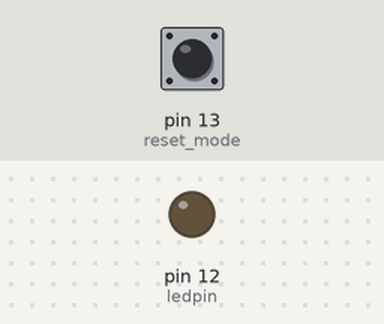
The sketch below on a simulated Arduino Uno, built for the host (arithmetic inside an expression is 32-bit, double 64-bit). Shown: output pins drawn as LEDs (lit = HIGH). The test bench sets the inputs (shaded band); at power-on: pin 13 (reset_mode) LOW. EEPROM starts erased; what the sketch prints to the serial monitor is not drawn.

Above: at 11.3 s.
11.4 s: pin 13 (reset_mode) pulled HIGH for 1.1 s
At 13.6 s:
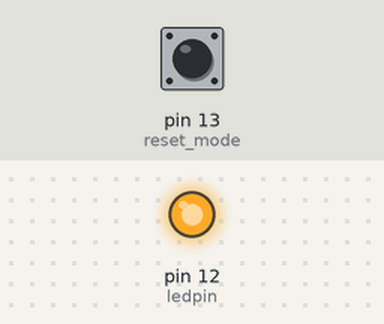
Timing chart, 0 to 15.1 s (numbered marks = the images above; inputs shaded):
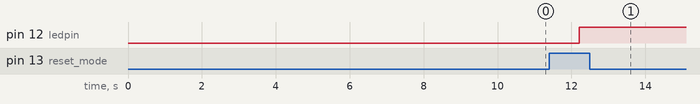

The sketch:

Eprom_writer.ino
```cpp
#include <EEPROM.h>

int reset_mode = 13;
int ledpin = 12;

int addr = 1;

void setup()
{

  pinMode(ledpin, OUTPUT);
  pinMode(reset_mode, INPUT);
  Serial.begin(115200);
  EEPROM.begin(512);  //Initialize EEPROM

  // write to EEPROM.
  /* EEPROM.write(addr, '0');
    addr++;                      //Increment address
    EEPROM.write(addr, '1');
    addr++;                      //Increment address
    //EEPROM.write(addr, 'C');

    //Write string to eeprom
    /*String sample = "testing eeprom";
     for(int i=0;i<sample.length();i++)
     {
     EEPROM.write(0x0F+i, sample[i]); //Write one by one with starting address of 0x0F
     }*/
  delay(5000);
  int temp = digitalRead(reset_mode);
  if (temp == 1) {
    EEPROM.write(addr, '1');
    delay(100);
    digitalWrite(ledpin, HIGH);
    Serial.println("\n SETIING TO NORMAL MODE");


  }
  delay(5000);
  BootMode();

  EEPROM.commit();
  //Store data to EEPROM


}

void BootMode() {
  char boot_mode = '1';
  boot_mode = (EEPROM.read(addr));  //Read from address 0x00
  delay(100);
  Serial.print("Test :");
  Serial.print(boot_mode);


  if (boot_mode == '0') {
    Serial.println("\nBoot in Reset Mode");
  }

  else {


    Serial.println("\nBoot in Normal Mode");
  }

}

void ResetMode() {
  int temp = digitalRead(reset_mode);
  if (temp == 1) {
    EEPROM.write(addr, '0');
    delay(100);
    digitalWrite(ledpin, HIGH);
    Serial.println("\n Reset Mode ON");
    //delay(1000);

  }
  else {

  }
}


void loop()
{

  ResetMode();
  EEPROM.commit();
  delay(1000);
}
```

Measured:
- after the input at 11.4 s, pin 12 (ledpin): LOW → HIGH after 0.81 s
